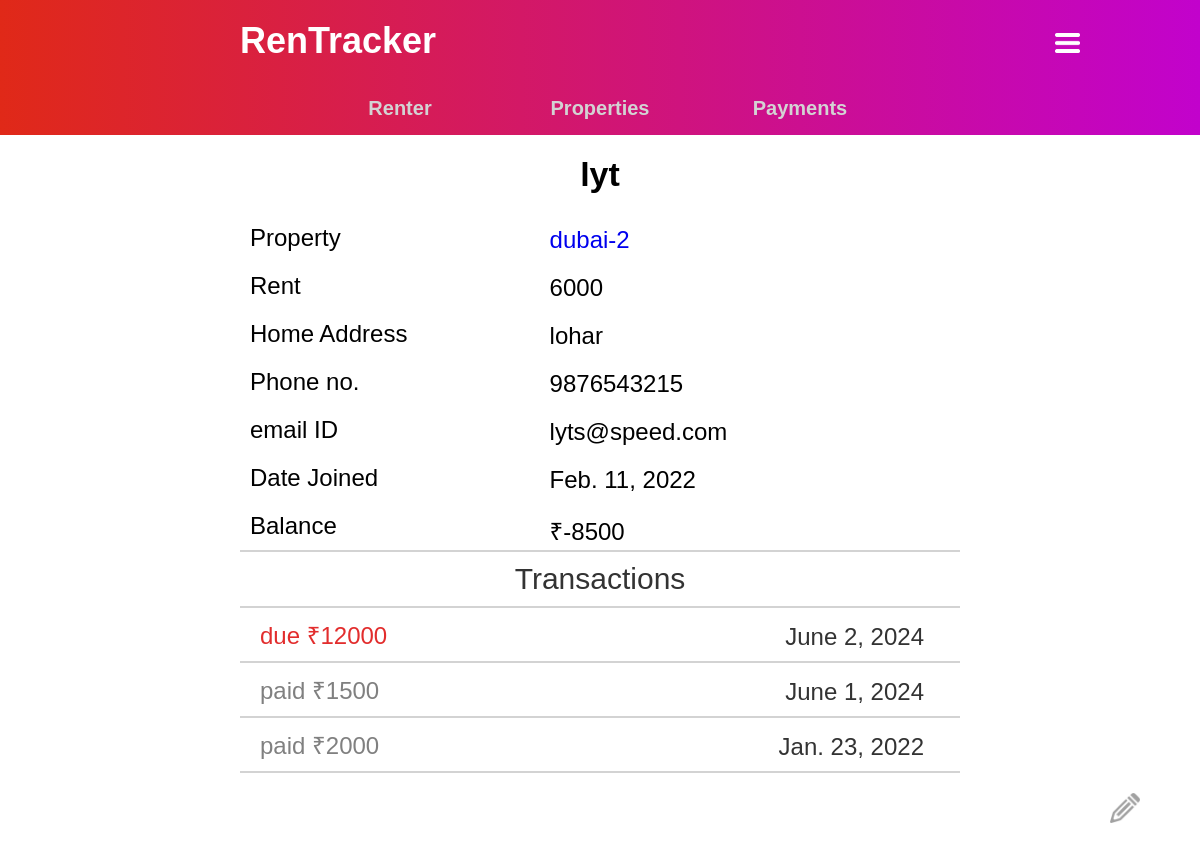
The app's page /renter/1/ (signed in) with its own data.
### home/models.py (models this page shows, shortened)
class Renter(models.Model):
    name = models.CharField(max_length = 30)
    user = models.ForeignKey(User, on_delete=models.CASCADE)
    property = models.OneToOneField(Properties, on_delete = models.CASCADE)
    homeAddr = models.TextField()
    phNo = models.CharField(max_length=10)
    email = models.EmailField()
    dateJoined = models.DateField()
    dateLeft = models.DateField(null = True, blank = True)
    balance = models.IntegerField(default=0)

class Properties(models.Model):
    address = models.TextField()
    user = models.ForeignKey(User, on_delete=models.CASCADE)
    rent = models.IntegerField(null=True)
    propType = models.CharField(max_length=10)
    occupied = models.BooleanField(default=False)

class Transaction(models.Model):
    renter = models.ForeignKey(Renter, on_delete = models.CASCADE)
    paid = models.IntegerField(null=True,blank=True)
    dues = models.IntegerField(null=True,blank=True)
    balance = models.IntegerField(default = 0)
    date = models.DateField()

### home/views.py (the view)
# urls.py: path('renter/<str:pk>/',views.renter,name = 'renter'),
@login_required(login_url="login")
def renter(request, pk):
    renterData = Renter.objects.get(id = pk)
    transData = Transaction.objects.filter(renter_id = pk).order_by('-date')
    context = {'renterData':renterData,'transData':transData}
    return render(request, 'renter.html',context)

### templates/renter.html (shortened to what this page needs)
{% load static %}
<!DOCTYPE html>
<html>
<head>
    <link rel='stylesheet'  href="{% static '/css/mobile/renter.css' %}">
</head>
<body>
    {% include 'navbar.html' %}
    <div class="cont">
        <div class="name">{{renterData.name}}</div>
        <div class="label">Property<div class="value"><a href = "/property/{{renterData.property.id}}">{{renterData.property.address}}</a></div></div>
        <div class="label">Rent<div class="value">{{renterData.property.rent}}</div></div>
        <div class="label">Home Address<div class="value">{{renterData.homeAddr}}</div></div>
        <div class="label">Phone no.<div class="value">{{renterData.phNo}}</div></div>
        <div class="label">email ID<div class="value">{{renterData.email}}</div></div>
        <div class="label">Date Joined<div class="value">{{renterData.dateJoined}}</div></div>
        <div class="label">Balance<div class="value">₹{{renterData.balance}}</div></div>
        <div class="trans-box">
            <hr>
            <div class="trans-head">Transactions</div>
            <hr>
            {% for i in transData %}
                {% if i.dues == None %}
                    <div class="paid">paid ₹{{i.paid}} <div class="date">{{i.date}}</div> </div>
                {% else %}
                    <div class="dues">due ₹{{i.dues}} <div class="date">{{i.date}}</div> </div>
                {% endif %}
                <hr>
            {% endfor %}
        </div>
        <a class = "edit-buttons" href="{% url 'edit renter' renterData.id %}"><img src="/static/images/edit-button.png" width="30px"></a>
        <div class="blank"></div>
    </div>
</body>
</html>

### templates/navbar.html (shortened to what this page needs)
{% load static %}
<link rel='stylesheet'  href="{% static '/css/mobile/navbar_mobile.css' %}">
<div id="top-bar">
    <div id = "main-header">
        <a class = "head" href="/">RenTracker</a>
        <div class="dropdown">
            <img src="/static/images/settings.png" width="25px" height="20px">
        </div>
    </div>
    <div id = "navbar">
        <a class="link-1" href="/"><div>Renter</div></a>
        <a class="link-2" href="/property_details"><div>Properties</div></a>
        <a class="link-3" href="/transaction_details"><div>Payments</div></a>
    </div>
</div>

### static/css/mobile/renter.css (style rules this page uses)
.name { font-size: 34px; font-weight: bold; padding: 20px; text-align: center; }
.label { position: relative; padding: 10px; font-size: 24px; }
.value { position: absolute; left: 43%; top: 5%; padding: 10px 0; }
.trans-head { font-size: 30px; color: #333; text-align: center; padding: 10px 0px; }
.paid { position: relative; padding: 10px; padding-left: 20px; font-size: 24px; color: gray; }
.dues { position: relative; padding: 10px; padding-left: 20px; font-size: 24px; color: rgb(226, 45, 45); }
.date { position: absolute; color: #333; right: 5%; bottom: 0%; padding: 10px 0; }

### static/css/mobile/navbar_mobile.css (style rules this page uses)
* { margin: 0; padding: 0; }
a { text-decoration: none; }
a.head { color:white; }
#top-bar { background-image: linear-gradient(to right, #e02918 , #c202cc); }
body { font-family: 'Trebuchet MS', sans-serif; font-size: 24px; }
#main-header { background-image: linear-gradient(to right, #e02918 , #c202cc); position: relative; text-align: left; font-size: 36px; font-weight: bold; padding: 20px 0px; padding-left: 20%; }
.dropdown { position: absolute; display: inline; right: 10%; }
#navbar { font-size: 20px; font-weight: bold; display: flex; color:lightgray; text-align: center; align-items: center; justify-content: center; }
#navbar div { padding: 15px 0; }
.cont { width: 60%; margin: auto; }
.link-1 { width: 200px; color: lightgray; text-align: center; }
.link-2 { width: 200px; color: lightgray; text-align: center; }
.link-3 { width: 200px; color: lightgray; text-align: center; }
.edit-buttons { position: fixed; bottom: 5%; right: 5%; border-radius: 15px; }
hr { border: 0.5px solid lightgray; }
.blank { padding: 50px; }

### records on screen
Renter: name "lyt", property.address "dubai-2", property.rent "6000", homeAddr "lohar", phNo "9876543215", email "lyts@speed.com", dateJoined "Feb. 11, 2022", balance "-8500"
Transaction: dues "12000", date "June 2, 2024"
Transaction: paid "1500", date "June 1, 2024"
Transaction: paid "2000", date "Jan. 23, 2022"
